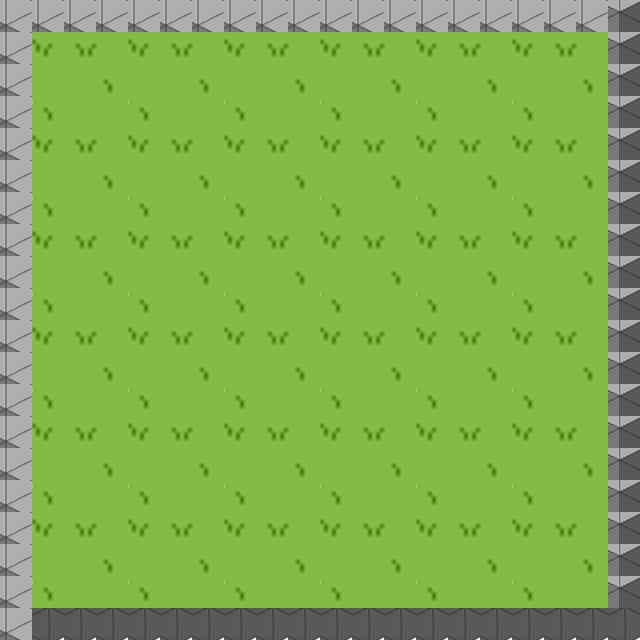

This is a level from a 2D game, rendered from its Tiled map with the project's own tilesets. A one-line summary and the complete map file follow:
An orthogonal 20x20 tile map with 32x32 px tiles, 1 tile layer (Kachelebene 1), 3 tilesets.

<map version="1.10" tiledversion="1.11.2" orientation="orthogonal" renderorder="right-down" width="20" height="20" tilewidth="32" tileheight="32" infinite="0" nextlayerid="2" nextobjectid="1">
 <tileset firstgid="1" source="cube.tsx" />
 <tileset firstgid="17" source="gras.tsx" />
 <tileset firstgid="101" source="gras.tsx" />
 <layer id="1" name="Kachelebene 1" width="20" height="20">
  <data encoding="csv">
6,6,6,6,6,6,6,6,6,6,6,6,6,6,6,6,6,6,6,11,
6,22,23,24,22,23,24,22,23,24,22,23,24,22,23,24,22,23,24,11,
6,36,37,38,36,37,38,36,37,38,36,37,38,36,37,38,36,37,38,11,
6,50,51,52,50,51,52,50,51,52,50,51,52,50,51,52,50,51,52,11,
6,22,23,24,22,23,24,22,23,24,22,23,24,22,23,24,22,23,24,11,
6,36,37,38,36,37,38,36,37,38,36,37,38,36,37,38,36,37,38,11,
6,50,51,52,50,51,52,50,51,52,50,51,52,50,51,52,50,51,52,11,
6,22,23,24,22,23,24,22,23,24,22,23,24,22,23,24,22,23,24,11,
6,36,37,38,36,37,38,36,37,38,36,37,38,36,37,38,36,37,38,11,
6,50,51,52,50,51,52,50,51,52,50,51,52,50,51,52,50,51,52,11,
6,22,23,24,22,23,24,22,23,24,22,23,24,22,23,24,22,23,24,11,
6,36,37,38,36,37,38,36,37,38,36,37,38,36,37,38,36,37,38,11,
6,50,51,52,50,51,52,50,51,52,50,51,52,50,51,52,50,51,52,11,
6,22,23,24,22,23,24,22,23,24,22,23,24,22,23,24,22,23,24,11,
6,36,37,38,36,37,38,36,37,38,36,37,38,36,37,38,36,37,38,11,
6,50,51,52,50,51,52,50,51,52,50,51,52,50,51,52,50,51,52,11,
6,22,23,24,22,23,24,22,23,24,22,23,24,22,23,24,22,23,24,11,
6,36,37,38,36,37,38,36,37,38,36,37,38,36,37,38,36,37,38,11,
6,50,51,52,50,51,52,50,51,52,50,51,52,50,51,52,50,51,52,11,
6,16,16,16,16,16,16,16,16,16,16,16,16,16,16,16,16,16,16,16
</data>
 </layer>
</map>